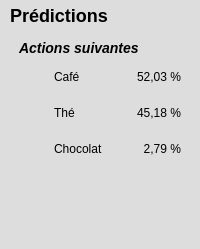
        <widget class="QFrame" name="feedback">
         <property name="styleSheet">
          <string notr="true">background-color: #ddd;
border: none;</string>
         </property>
         <property name="frameShape">
          <enum>QFrame::StyledPanel</enum>
         </property>
         <property name="frameShadow">
          <enum>QFrame::Raised</enum>
         </property>
         <layout class="QVBoxLayout" name="verticalLayout_12">
          <property name="spacing">
           <number>5</number>
          </property>
          <property name="leftMargin">
           <number>10</number>
          </property>
          <property name="topMargin">
           <number>5</number>
          </property>
          <property name="rightMargin">
           <number>10</number>
          </property>
          <property name="bottomMargin">
           <number>5</number>
          </property>
          <item>
           <widget class="QLabel" name="feedbackTitre">
            <property name="sizePolicy">
             <sizepolicy hsizetype="Preferred" vsizetype="Preferred">
              <horstretch>0</horstretch>
              <verstretch>0</verstretch>
             </sizepolicy>
            </property>
            <property name="minimumSize">
             <size>
              <width>0</width>
              <height>20</height>
             </size>
            </property>
            <property name="maximumSize">
             <size>
              <width>16777215</width>
              <height>16777215</height>
             </size>
            </property>
            <property name="styleSheet">
             <string notr="true">font-size: 18px;
font-weight: bold;</string>
            </property>
            <property name="text">
             <string>Prédictions</string>
            </property>
            <property name="alignment">
             <set>Qt::AlignLeading|Qt::AlignLeft|Qt::AlignTop</set>
            </property>
           </widget>
          </item>
          <item>
           <widget class="QFrame" name="actionsSuivantes">
            <property name="frameShape">
             <enum>QFrame::StyledPanel</enum>
            </property>
            <property name="frameShadow">
             <enum>QFrame::Raised</enum>
            </property>
            <layout class="QVBoxLayout" name="verticalLayout_11">
             <property name="spacing">
              <number>6</number>
             </property>
             <property name="bottomMargin">
              <number>0</number>
             </property>
             <item>
              <widget class="QLabel" name="actionsSuivantesTitre">
               <property name="styleSheet">
                <string notr="true">font-weight: bold;
font-style: italic;
font-size: 14px;</string>
               </property>
               <property name="text">
                <string>Actions suivantes</string>
               </property>
              </widget>
             </item>
             <item>
              <widget class="QFrame" name="actionsSuivantes1">
               <property name="frameShape">
                <enum>QFrame::StyledPanel</enum>
               </property>
               <property name="frameShadow">
                <enum>QFrame::Raised</enum>
               </property>
               <layout class="QHBoxLayout" name="horizontalLayout_13" stretch="0,0,0">
                <property name="spacing">
                 <number>10</number>
                </property>
                <property name="leftMargin">
                 <number>5</number>
                </property>
                <property name="topMargin">
                 <number>5</number>
                </property>
                <property name="rightMargin">
                 <number>0</number>
                </property>
                <property name="bottomMargin">
                 <number>5</number>
                </property>
                <item>
                 <widget class="QLabel" name="actionsSuivantes1Logo">
                  <property name="minimumSize">
                   <size>
                    <width>20</width>
                    <height>20</height>
                   </size>
                  </property>
                  <property name="maximumSize">
                   <size>
                    <width>20</width>
                    <height>20</height>
                   </size>
                  </property>
                  <property name="text">
                   <string/>
                  </property>
                  <property name="pixmap">
                   <pixmap resource="../ressources/icones.qrc">:/logos/cup.png</pixmap>
                  </property>
                  <property name="scaledContents">
                   <bool>true</bool>
                  </property>
                 </widget>
                </item>
                <item>
                 <widget class="QLabel" name="actionsSuivantes1Label">
                  <property name="text">
                   <string>Café</string>
                  </property>
                  <property name="alignment">
                   <set>Qt::AlignLeading|Qt::AlignLeft|Qt::AlignVCenter</set>
                  </property>
                 </widget>
                </item>
                <item>
                 <widget class="QLabel" name="actionsSuivantes1Pourcentage">
                  <property name="minimumSize">
                   <size>
                    <width>60</width>
                    <height>20</height>
                   </size>
                  </property>
                  <property name="maximumSize">
                   <size>
                    <width>16777215</width>
                    <height>16777215</height>
                   </size>
                  </property>
                  <property name="text">
                   <string>52,03 %</string>
                  </property>
                  <property name="alignment">
                   <set>Qt::AlignRight|Qt::AlignTrailing|Qt::AlignVCenter</set>
                  </property>
                 </widget>
                </item>
               </layout>
              </widget>
             </item>
             <item>
              <widget class="QFrame" name="actionsSuivantes2">
               <property name="frameShape">
                <enum>QFrame::StyledPanel</enum>
               </property>
               <property name="frameShadow">
                <enum>QFrame::Raised</enum>
               </property>
               <layout class="QHBoxLayout" name="horizontalLayout_14" stretch="0,0,0">
                <property name="spacing">
                 <number>10</number>
                </property>
                <property name="leftMargin">
                 <number>5</number>
                </property>
                <property name="topMargin">
                 <number>5</number>
                </property>
                <property name="rightMargin">
                 <number>0</number>
                </property>
                <property name="bottomMargin">
                 <number>5</number>
                </property>
                <item>
                 <widget class="QLabel" name="actionsSuivantes2Logo">
                  <property name="minimumSize">
                   <size>
                    <width>20</width>
                    <height>20</height>
                   </size>
                  </property>
                  <property name="maximumSize">
                   <size>
                    <width>20</width>
                    <height>20</height>
                   </size>
                  </property>
                  <property name="text">
                   <string/>
                  </property>
                  <property name="pixmap">
                   <pixmap resource="../ressources/icones.qrc">:/logos/cup.png</pixmap>
                  </property>
                  <property name="scaledContents">
                   <bool>true</bool>
                  </property>
                 </widget>
                </item>
                <item>
                 <widget class="QLabel" name="actionsSuivantes2Label">
                  <property name="text">
                   <string>Thé</string>
                  </property>
                  <property name="alignment">
                   <set>Qt::AlignLeading|Qt::AlignLeft|Qt::AlignVCenter</set>
                  </property>
                 </widget>
                </item>
                <item>
                 <widget class="QLabel" name="actionsSuivantes2Pourcentage">
                  <property name="minimumSize">
                   <size>
                    <width>60</width>
                    <height>20</height>
                   </size>
                  </property>
                  <property name="maximumSize">
                   <size>
                    <width>16777215</width>
                    <height>16777215</height>
                   </size>
                  </property>
                  <property name="text">
                   <string>45,18 %</string>
                  </property>
                  <property name="alignment">
                   <set>Qt::AlignRight|Qt::AlignTrailing|Qt::AlignVCenter</set>
                  </property>
                 </widget>
                </item>
               </layout>
              </widget>
             </item>
             <item>
              <widget class="QFrame" name="actionsSuivantes3">
               <property name="frameShape">
                <enum>QFrame::StyledPanel</enum>
               </property>
               <property name="frameShadow">
                <enum>QFrame::Raised</enum>
               </property>
               <layout class="QHBoxLayout" name="horizontalLayout_15" stretch="0,0,0">
                <property name="spacing">
                 <number>10</number>
                </property>
                <property name="leftMargin">
                 <number>5</number>
                </property>
                <property name="topMargin">
                 <number>5</number>
                </property>
                <property name="rightMargin">
                 <number>0</number>
                </property>
                <property name="bottomMargin">
                 <number>5</number>
                </property>
                <item>
                 <widget class="QLabel" name="actionsSuivantes3Logo">
                  <property name="minimumSize">
                   <size>
                    <width>20</width>
                    <height>20</height>
                   </size>
                  </property>
                  <property name="maximumSize">
                   <size>
                    <width>20</width>
                    <height>20</height>
                   </size>
                  </property>
                  <property name="text">
                   <string/>
                  </property>
                  <property name="pixmap">
                   <pixmap resource="../ressources/icones.qrc">:/logos/cup.png</pixmap>
                  </property>
                  <property name="scaledContents">
                   <bool>true</bool>
                  </property>
                 </widget>
                </item>
                <item>
                 <widget class="QLabel" name="actionsSuivantes3Label">
                  <property name="text">
                   <string>Chocolat</string>
                  </property>
                  <property name="alignment">
                   <set>Qt::AlignLeading|Qt::AlignLeft|Qt::AlignVCenter</set>
                  </property>
                 </widget>
                </item>
                <item>
                 <widget class="QLabel" name="actionsSuivantes3Pourcentage">
                  <property name="minimumSize">
                   <size>
                    <width>60</width>
                    <height>20</height>
                   </size>
                  </property>
                  <property name="maximumSize">
                   <size>
                    <width>16777215</width>
                    <height>16777215</height>
                   </size>
                  </property>
                  <property name="text">
                   <string>2,79 %</string>
                  </property>
                  <property name="alignment">
                   <set>Qt::AlignRight|Qt::AlignTrailing|Qt::AlignVCenter</set>
                  </property>
                 </widget>
                </item>
               </layout>
              </widget>
             </item>
             <item>
              <spacer name="actionsSuivantesSpacer">
               <property name="orientation">
                <enum>Qt::Vertical</enum>
               </property>
               <property name="sizeHint" stdset="0">
                <size>
                 <width>20</width>
                 <height>80</height>
                </size>
               </property>
              </spacer>
             </item>
            </layout>
           </widget>
          </item>
         </layout>
        </widget>
